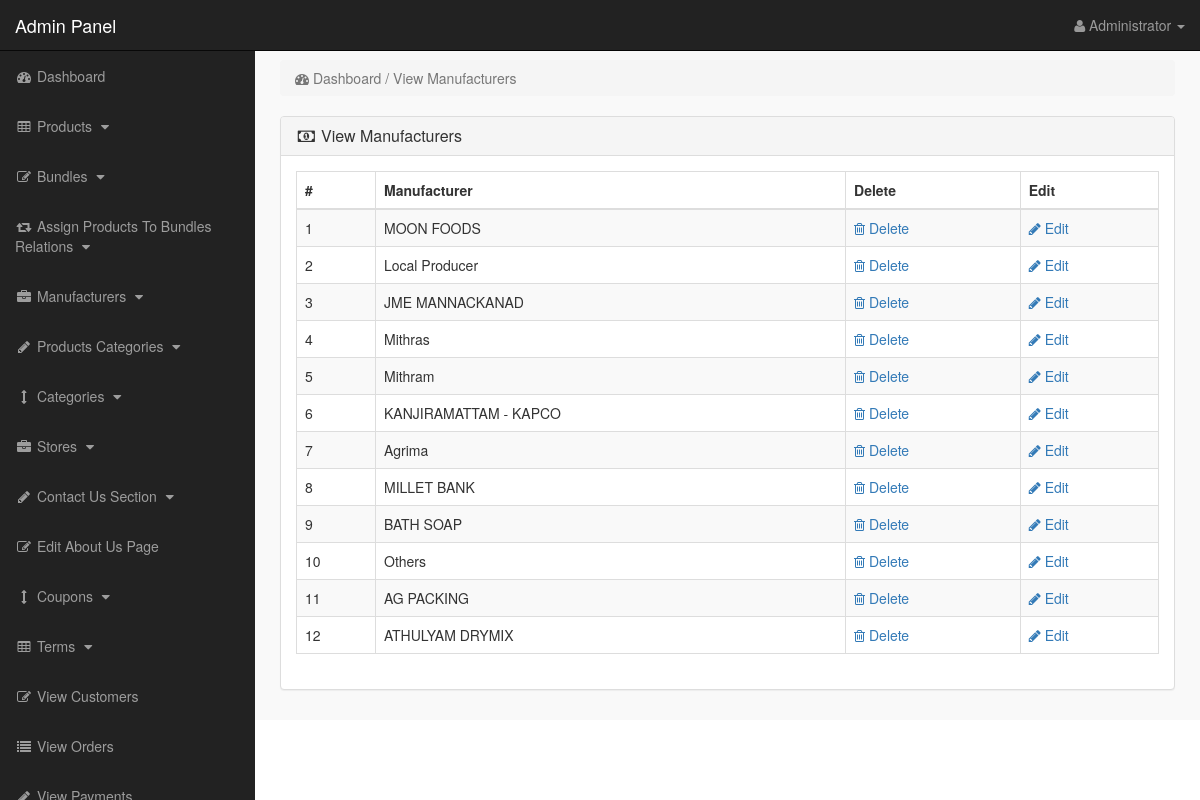
The app's page /admin_area/index.php?view_manufacturers (signed in) with its own data.
### tables this page shows
CREATE TABLE `manufacturers` (
  `manufacturer_id` int(10) NOT NULL,
  `manufacturer_title` text NOT NULL,
  `manufacturer_top` text NOT NULL,
  `manufacturer_image` text NOT NULL
);

### admin_area/view_manufacturers.php (the view)
<?php
if(!isset($_SESSION['admin_email'])){
echo "<script>window.open('login.php','_self')</script>";
}
else {
?>
<div class="row">
<div class="col-lg-12">
<ol class="breadcrumb">
<li class="active">
<i class="fa fa-dashboard"></i> Dashboard / View Manufacturers
</li>
</ol>
</div>
</div>
<div class="row">
<div class="col-lg-12">
<div class="panel panel-default">
<div class="panel-heading">
<h3 class="panel-title">
<i class="fa fa-money fa-fw"></i> View Manufacturers
</h3>
</div>
<div class="panel-body">
<div class="table-responsive">
<table class="table table-bordered table-hover table-striped">
<thead>
<tr>
<th>#</th>
<th>Manufacturer</th>
<th>Delete</th>
<th>Edit</th>
</tr>
</thead>
<tbody>
<?php
$i = 0;
$get_manufacturers = "select * from manufacturers";
$run_manufacturers = mysqli_query($con,$get_manufacturers);
while($row_manufacturers = mysqli_fetch_array($run_manufacturers)){
$manufacturer_id = $row_manufacturers['manufacturer_id'];
$manufacturer_title = $row_manufacturers['manufacturer_title'];
$i++;
?>
<tr>
<td><?php echo $i; ?></td>
<td><?php echo $manufacturer_title; ?></td>
<td>
<a href="index.php?delete_manufacturer=<?php echo $manufacturer_id; ?>">
<i class="fa fa-trash-o"></i> Delete
</a>
</td>
<td>
<a href="index.php?edit_manufacturer=<?php echo $manufacturer_id; ?>">
<i class="fa fa-pencil"></i> Edit
</a>
</td>
</tr>
<?php } ?>
</tbody>
</table>
</div>
</div>
</div>
</div>
</div>
<?php } ?>

### admin_area/includes/sidebar.php (shortened to what this page needs)
<?php
if(!isset($_SESSION['admin_email'])){
echo "<script>window.open('login.php','_self')</script>";
}
else {
?>
<nav class="navbar navbar-inverse navbar-fixed-top" >
<div class="navbar-header" >
<a class="navbar-brand" href="index.php?dashboard" >Admin Panel</a>
</div>
<ul class="nav navbar-right top-nav" >
<li class="dropdown" >
<a href="#" class="dropdown-toggle" data-toggle="dropdown" >
<i class="fa fa-user" ></i>
<?php echo $admin_name; ?> <b class="caret" ></b>
</a>
</li>
</ul>
<div class="collapse navbar-collapse navbar-ex1-collapse">
<ul class="nav navbar-nav side-nav">
<li>
<a href="index.php?dashboard">
<i class="fa fa-fw fa-dashboard"></i> Dashboard
</a>
</li>
<li>
<a href="#" data-toggle="collapse" data-target="#products">
<i class="fa fa-fw fa-table"></i> Products
<i class="fa fa-fw fa-caret-down"></i>
</a>
</li>
<li>
<a href="#" data-toggle="collapse" data-target="#bundles">
<i class="fa fa-fw fa-edit"></i> Bundles
<i class="fa fa-fw fa-caret-down"></i>
</a>
</li>
<li>
<a href="#" data-toggle="collapse" data-target="#relations">
<i class="fa fa-fw fa-retweet"></i> Assign Products To Bundles Relations
<i class="fa fa-fw fa-caret-down"></i>
</a>
</li>
<li>
<a href="#" data-toggle="collapse" data-target="#manufacturers">
<i class="fa fa-fw fa-briefcase"></i> Manufacturers
<i class="fa fa-fw fa-caret-down"></i>
</a>
</li>
<li>
<a href="#" data-toggle="collapse" data-target="#p_cat">
<i class="fa fa-fw fa-pencil"></i> Products Categories
<i class="fa fa-fw fa-caret-down"></i>
</a>
</li>
<li>
<a href="#" data-toggle="collapse" data-target="#cat">
<i class="fa fa-fw fa-arrows-v"></i> Categories
<i class="fa fa-fw fa-caret-down"></i>
</a>
</li>
<li>
<a href="#" data-toggle="collapse" data-target="#store">
<i class="fa fa-fw fa-briefcase"></i> Stores
<i class="fa fa-fw fa-caret-down"></i>
</a>
</li>
<li>
<a href="#" data-toggle="collapse" data-target="#contact_us">
<i class="fa fa-fw fa-pencil"> </i> Contact Us Section
<i class="fa fa-fw fa-caret-down"></i>
</a>
</li>
<li>
<a href="index.php?edit_about_us">
<i class="fa fa-fw fa-edit"></i> Edit About Us Page
</a>
</li>
<li>
<a href="#" data-toggle="collapse" data-target="#coupons">
<i class="fa fa-fw fa-arrows-v"></i> Coupons
<i class="fa fa-fw fa-caret-down"></i>
</a>
</li>
<li>
<a href="#" data-toggle="collapse" data-target="#terms" >
<i class="fa fa-fw fa-table"></i> Terms
<i class="fa fa-fw fa-caret-down"></i>
</a>
</li>
<li>
<a href="index.php?view_customers">
<i class="fa fa-fw fa-edit"></i> View Customers
</a>
</li>
<li>
<a href="index.php?view_orders">
<i class="fa fa-fw fa-list"></i> View Orders
</a>
</li>
<li>
<a href="index.php?view_payments">
<i class="fa fa-fw fa-pencil"></i> View Payments
</a>
</li>
</ul>
</div>
</nav>
<?php } ?>

### admin_area/css/style.css (style rules this page uses)
body { margin-top:100px; }
@media (min-width: 768px) { body { margin-top:50px; } }
.top-nav { padding:0 15px; }
.top-nav>li { display:inline-block; float:left; }
.top-nav>li>a { padding-top:15px; padding-bottom:15px; line-height:20px; color:#999; }
@media (min-width: 768px) { .side-nav { position:fixed; top:51px; width:255px; border-radius:0; overflow-y:auto; background-color: #222; bottom:0; overflow-x:hidden; padding-bottom:40px; } }
@media (min-width: 768px) { .side-nav>li>a { width:255px; } }
.panel-body { border-radius:5px; }

### records on screen
manufacturers: manufacturer_title "MOON FOODS"
manufacturers: manufacturer_title "Local Producer"
manufacturers: manufacturer_title "JME MANNACKANAD"
manufacturers: manufacturer_title "Mithras"
manufacturers: manufacturer_title "Mithram"
manufacturers: manufacturer_title "KANJIRAMATTAM - KAPCO"
manufacturers: manufacturer_title "Agrima"
manufacturers: manufacturer_title "MILLET BANK"
manufacturers: manufacturer_title "BATH SOAP"
manufacturers: manufacturer_title "Others"
manufacturers: manufacturer_title "AG PACKING"
manufacturers: manufacturer_title "ATHULYAM DRYMIX"

### other values on screen
$admin_name "Administrator"
